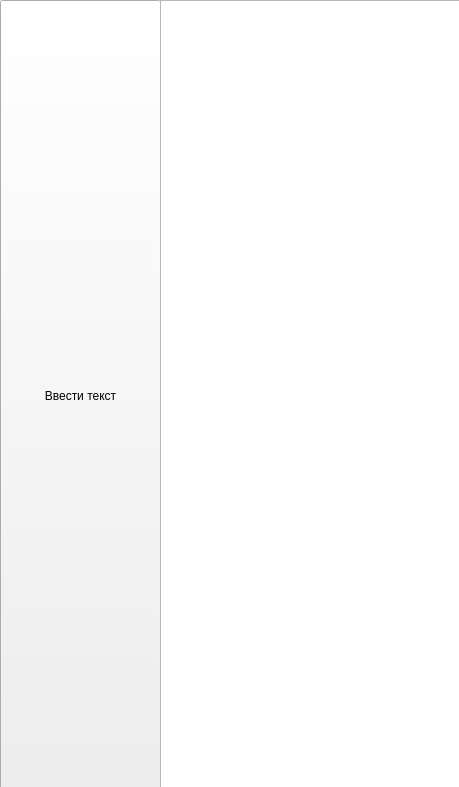
<?xml version="1.0" encoding="UTF-8"?>
<ui version="4.0">
 <class>Widget</class>
 <widget class="QWidget" name="Widget">
  <property name="geometry">
   <rect>
    <x>0</x>
    <y>0</y>
    <width>459</width>
    <height>787</height>
   </rect>
  </property>
  <property name="windowTitle">
   <string>Widget</string>
  </property>
  <widget class="QPushButton" name="Knopka">
   <property name="geometry">
    <rect>
     <x>0</x>
     <y>0</y>
     <width>161</width>
     <height>791</height>
    </rect>
   </property>
   <property name="text">
    <string>Ввести текст</string>
   </property>
  </widget>
  <widget class="QTextBrowser" name="textBrowser">
   <property name="geometry">
    <rect>
     <x>160</x>
     <y>0</y>
     <width>301</width>
     <height>791</height>
    </rect>
   </property>
  </widget>
 </widget>
 <resources/>
 <connections/>
</ui>
